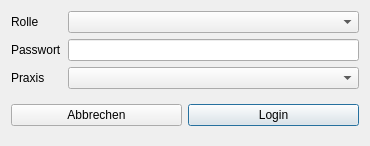
<?xml version="1.0" encoding="UTF-8"?>
<ui version="4.0">
 <class>DlgLogin</class>
 <widget class="QDialog" name="DlgLogin">
  <property name="geometry">
   <rect>
    <x>0</x>
    <y>0</y>
    <width>370</width>
    <height>142</height>
   </rect>
  </property>
  <property name="windowTitle">
   <string>OpenPhysio Login</string>
  </property>
  <property name="windowIcon">
   <iconset resource="images/images.qrc">
    <normaloff>:/favicon.png</normaloff>:/favicon.png</iconset>
  </property>
  <layout class="QGridLayout" name="gridLayout">
   <item row="0" column="0">
    <widget class="QLabel" name="label">
     <property name="text">
      <string>Rolle</string>
     </property>
    </widget>
   </item>
   <item row="0" column="1">
    <widget class="QComboBox" name="cbRole"/>
   </item>
   <item row="1" column="0">
    <widget class="QLabel" name="label_2">
     <property name="text">
      <string>Passwort</string>
     </property>
    </widget>
   </item>
   <item row="1" column="1">
    <widget class="QLineEdit" name="lePW">
     <property name="echoMode">
      <enum>QLineEdit::Password</enum>
     </property>
    </widget>
   </item>
   <item row="2" column="0">
    <widget class="QLabel" name="label_3">
     <property name="text">
      <string>Praxis</string>
     </property>
    </widget>
   </item>
   <item row="2" column="1">
    <widget class="QComboBox" name="cbSurgery"/>
   </item>
   <item row="3" column="0" colspan="2">
    <widget class="QWidget" name="widget" native="true">
     <layout class="QGridLayout" name="gridLayout_2">
      <property name="leftMargin">
       <number>0</number>
      </property>
      <property name="rightMargin">
       <number>0</number>
      </property>
      <item row="0" column="0">
       <widget class="QPushButton" name="pbCancel">
        <property name="text">
         <string>Abbrechen</string>
        </property>
        <property name="icon">
         <iconset>
          <normaloff>images/cancel.png</normaloff>images/cancel.png</iconset>
        </property>
       </widget>
      </item>
      <item row="0" column="1">
       <widget class="QPushButton" name="pbLogin">
        <property name="text">
         <string>Login</string>
        </property>
        <property name="icon">
         <iconset resource="images/images.qrc">
          <normaloff>:/patient.png</normaloff>:/patient.png</iconset>
        </property>
        <property name="default">
         <bool>true</bool>
        </property>
       </widget>
      </item>
     </layout>
    </widget>
   </item>
  </layout>
 </widget>
 <tabstops>
  <tabstop>cbRole</tabstop>
  <tabstop>lePW</tabstop>
  <tabstop>cbSurgery</tabstop>
  <tabstop>pbCancel</tabstop>
  <tabstop>pbLogin</tabstop>
 </tabstops>
 <resources>
  <include location="images/images.qrc"/>
 </resources>
 <connections/>
</ui>
